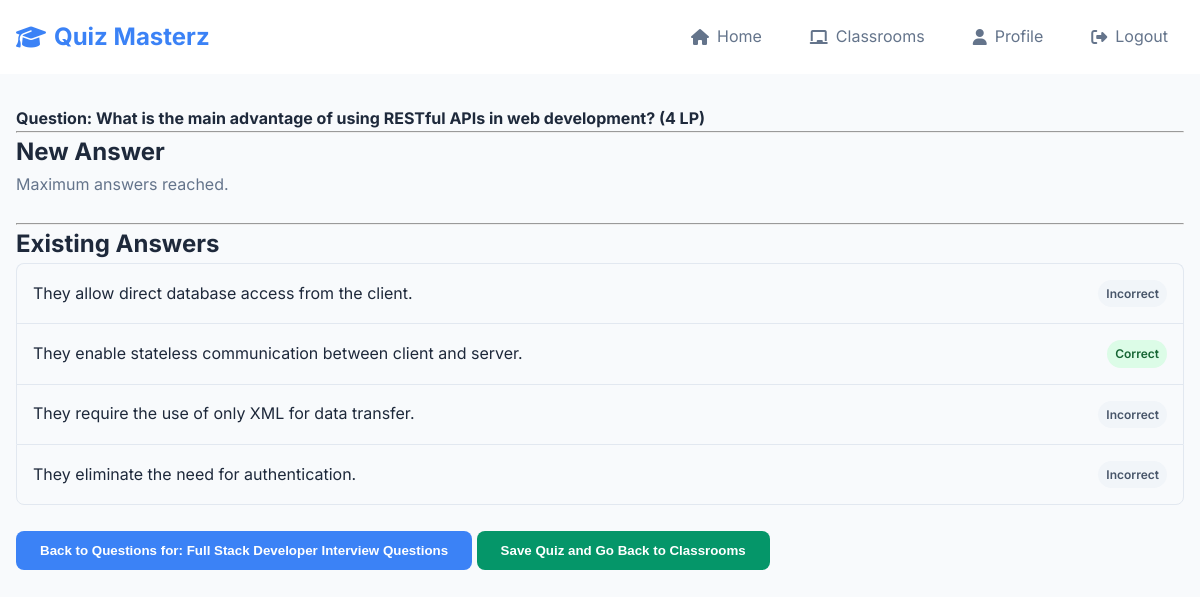
/teacher/question/1/manage_answers (signed in), run on the app's committed database.
### website/models.py (models this page shows, shortened)
class Question(db.Model):
    id = db.Column(db.Integer, primary_key=True)
    quiz_id = db.Column(db.Integer, db.ForeignKey('quiz.id'), nullable=False)
    text = db.Column(db.Text, nullable=False)
    learning_points = db.Column(db.Integer, nullable=False, default=1)
    answers = db.relationship('Answer', backref='question', lazy='dynamic', cascade="all, delete-orphan")

class Answer(db.Model):
    id = db.Column(db.Integer, primary_key=True)
    question_id = db.Column(db.Integer, db.ForeignKey('question.id'), nullable=False)
    text = db.Column(db.String(255), nullable=False)
    is_correct = db.Column(db.Boolean, default=False, nullable=False)

class Quiz(db.Model):
    id = db.Column(db.Integer, primary_key=True)
    name = db.Column(db.String(150), nullable=False)
    teacher_id = db.Column(db.Integer, db.ForeignKey('user.id'), nullable=False)
    is_published = db.Column(db.Boolean, default=False, nullable=False)
    questions = db.relationship('Question', backref='quiz', lazy='dynamic', cascade="all, delete-orphan")
    teacher = db.relationship('User', backref=db.backref('created_quizzes', lazy='dynamic'))

### website/views.py (the view, shortened to what this page needs)
@views.route('/teacher/question/<int:question_id>/manage_answers', methods=['GET', 'POST'])
@login_required
def teacher_manage_question_answers(question_id):
    if current_user.role != 'teacher':
        flash('Access denied.', category='error')
        return redirect(url_for('views.home'))
    question = Question.query.get_or_404(question_id)
    quiz = question.quiz
    if quiz.teacher_id != current_user.id:
        flash('You do not own the quiz this question belongs to.', category='error')
        return redirect(url_for('views.teacher_classrooms'))
    classroom_id = request.args.get('classroom_id', type=int)
    answers = question.answers.all()
    quiz_classroom = quiz.classrooms_assigned_to.first()
    if quiz_classroom:
        classroom_id = quiz_classroom.id
    return render_template('teacher_manage_answers.html', user=current_user, question=question, answers=answers, quiz_id=quiz.id, classroom_id=classroom_id)

### website/__init__.py (called while the page is built)
def create_app():
    app = Flask(__name__)
    app.config['SECRET_KEY'] = 'hjshjhdjah kjshkjdhjs'
    app.config['SQLALCHEMY_DATABASE_URI'] = f'sqlite:///{DB_NAME}'
    db.init_app(app)
    from .views import views
    from .auth import auth
    app.register_blueprint(views, url_prefix='/')
    app.register_blueprint(auth, url_prefix='/')
    with app.app_context():
        db.create_all()
    from .models import User, Classroom, Quiz, Question, Answer, StudentQuizAttempt
    login_manager = LoginManager()
    login_manager.login_view = 'auth.login'
    login_manager.init_app(app)
    @login_manager.user_loader
    def load_user(id):
        return User.query.get(int(id))
    return app

### website/templates/teacher_manage_answers.html (shortened to what this page needs)
{% extends "base.html" %}
{% block content %}
<div class="container">
    <h4>Question: {{ question.text }} ({{ question.learning_points }} LP)</h4>
    <hr>
    <h2>New Answer</h2>
    {% if answers|length < 4 %}
        <form method="POST" action="{{ url_for('views.teacher_manage_question_answers', question_id=question.id) }}">
            <div class="form-group">
                <label for="answer_text">Answer Text</label>
                <input type="text" class="form-control" id="answer_text" name="answer_text" required>
            </div>
            <div class="form-check">
                <input type="checkbox" class="form-check-input" id="is_correct" name="is_correct">
                <label class="form-check-label" for="is_correct">correct answer?</label>
            </div>
            <button type="submit" class="btn btn-success">Add Answer</button>
        </form>
    {% else %}
        <p class="text-muted">Maximum answers reached.</p>
    {% endif %}
    <br />
    <hr>
    <h2>Existing Answers</h2>
    {% if answers %}
        <ul class="list-group">
            {% for answer in answers %}
                <li class="list-group-item d-flex justify-content-between align-items-center">
                    {{ answer.text }}
                    <span class="badge bg-{{ 'success' if answer.is_correct else 'secondary' }}">
                        {{ 'Correct' if answer.is_correct else 'Incorrect' }}
                    </span>
                </li>
            {% endfor %}
        </ul>
    {% else %}
        <p>No answers added to this question yet.</p>
    {% endif %}
    <br />
    <button onclick="location.href='{{ url_for('views.teacher_manage_quiz_questions', quiz_id=quiz_id) }}';" class="btn btn-primary">Back to Questions for: {{ question.quiz.name }} </button>
    {% if classroom_id %}
    <button onclick="location.href='{{ url_for('views.edit_classroom', classroom_id=classroom_id) }}';" class="btn btn-success">Save Quiz and Go Back to Classrooms</button>
    {% else %}
    <button onclick="location.href='{{ url_for('views.teacher_classrooms') }}';" class="btn btn-success">Save Quiz and Go Back to Classrooms</button>
    {% endif %}
</div>
{% endblock %}

### website/templates/base.html (shortened to what this page needs)
<!DOCTYPE html>
<html lang="en">
<head>
    <link rel="stylesheet" type="text/css" href="{{ url_for('static', filename='css/style.css') }}">
    <link rel="stylesheet" href="https://cdnjs.cloudflare.com/ajax/libs/font-awesome/6.4.0/css/all.min.css">
</head>
<body>
    <nav class="navbar">
        <div class="nav-container">
            <a href="/" class="nav-brand">
                <i class="fas fa-graduation-cap"></i> Quiz Masterz
            </a>
            <div class="nav-links">
                {% if user.is_authenticated %}
                    <a href="/" class="nav-link">
                        <i class="fas fa-home"></i> Home
                    </a>                    {% if user.role == 'teacher' %}
                        <a href="{{ url_for('views.teacher_classrooms') }}" class="nav-link">
                            <i class="fas fa-chalkboard"></i> Classrooms
                        </a>                    {% endif %}
                    <a href="/profile" class="nav-link">
                        <i class="fas fa-user"></i> Profile
                    </a>
                    <a href="/logout" class="nav-link">
                        <i class="fas fa-sign-out-alt"></i> Logout
                    </a>
                {% endif %}
            </div>
        </div>
    </nav>
    <main>
        {% block content %}
        {% endblock %}
    </main>
</body>
</html>

### website/static/css/style.css (style rules this page uses)
:root { --primary: #3b82f6; --secondary: #64748b; --success: #059669; --warning: #f59e0b; --danger: #dc2626; --bg: #f8fafc; --surface: #fff; --text: #1e293b; --text-muted: #64748b; --border: #e2e8f0; }
* { margin: 0; padding: 0; box-sizing: border-box; }
body { font-family: Inter, sans-serif; line-height: 1.6; color: var(--text); background: var(--bg); }
.container { max-width: 1200px; margin: 0 auto; padding: 0 1rem; }
.navbar { background: var(--surface); top: 0; z-index: 100; }
.nav-container { display: flex; justify-content: space-between; align-items: center; padding: 1rem; max-width: 1200px; margin: 0 auto; }
.nav-brand { font-size: 1.5rem; font-weight: 700; color: var(--primary); text-decoration: none; display: flex; align-items: center; gap: 0.5rem; }
.nav-links { display: flex; gap: 1rem; align-items: center; }
.nav-link { color: var(--text-muted); text-decoration: none; padding: 0.5rem 1rem; border-radius: 8px; transition: all 0.2s; display: flex; align-items: center; gap: 0.5rem; }
main { min-height: calc(100vh - 80px); padding: 2rem 0; }
.btn { display: inline-flex; align-items: center; gap: 0.5rem; padding: 0.75rem 1.5rem; border: none; border-radius: 8px; font-weight: 600; text-decoration: none; cursor: pointer; transition: all 0.2s; }
.btn-primary { background: var(--primary); color: white; }
.btn-success { background: var(--success); color: white; }
.list-group { list-style: none; }
.list-group-item { padding: 1rem; border: 1px solid var(--border); border-bottom: none; }
.list-group-item:first-child { border-top-left-radius: 8px; border-top-right-radius: 8px; }
.list-group-item:last-child { border-bottom: 1px solid var(--border); border-bottom-left-radius: 8px; border-bottom-right-radius: 8px; }
.badge { display: inline-flex; padding: 0.25rem 0.5rem; border-radius: 9999px; font-size: 0.75rem; font-weight: 600; }
.badge-success, .bg-success { background: #dcfce7; color: #166534; }
.badge-secondary, .bg-secondary { background: #f1f5f9; color: #475569; }
.text-muted { color: var(--text-muted); }
.d-flex { display: flex; }
.justify-content-between { justify-content: space-between; }
.align-items-center { align-items: center; }

### data on the page
Question: text "What is the main advantage of using RESTful APIs in web development?", learning_points "4"
Answer: text "They allow direct database access from the client.", is_correct "Incorrect"
Answer: text "They enable stateless communication between client and server.", is_correct "Correct"
Answer: text "They require the use of only XML for data transfer.", is_correct "Incorrect"
Answer: text "They eliminate the need for authentication.", is_correct "Incorrect"
Quiz: quiz.name "Full Stack Developer Interview Questions"
